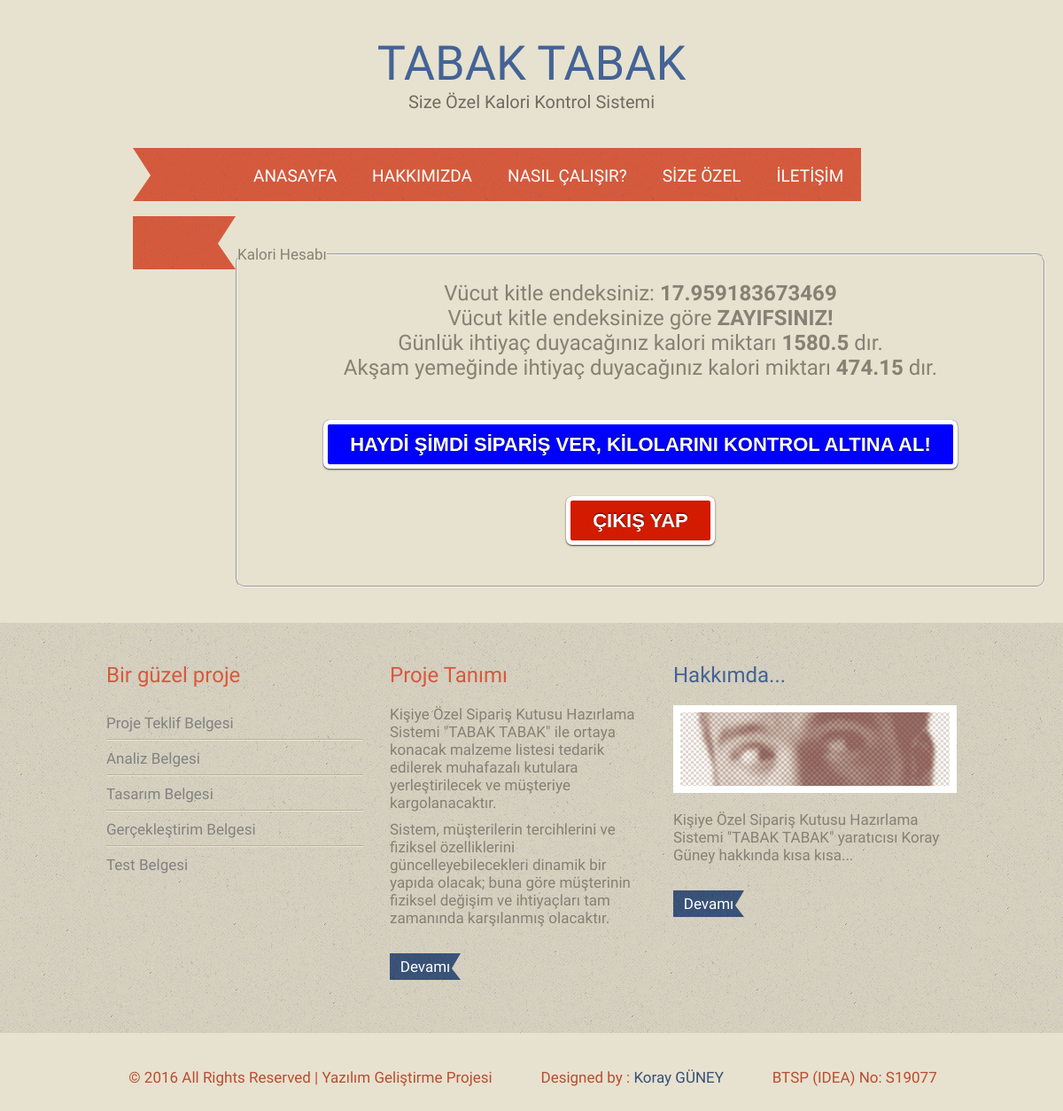
Page /fiziksel.php (signed in) on the committed database.
### tables this page shows
CREATE TABLE IF NOT EXISTS `uyeler` (
  `id` int(11) NOT NULL AUTO_INCREMENT,
  `adi_soyadi` varchar(55) NOT NULL,
  `kullanici_adi` varchar(55) NOT NULL,
  `parola` varchar(55) NOT NULL,
  `mail` varchar(55) NOT NULL,
  `telefon` int(20) NOT NULL,
  `adres` varchar(250) NOT NULL,
  `cinsiyet` varchar(10) NOT NULL,
  `yas` int(10) NOT NULL,
  `boy` int(10) NOT NULL,
  `kilo` int(10) NOT NULL,
  `aktivite` varchar(55) NOT NULL,
  `kalori` varchar(55) NOT NULL,
  PRIMARY KEY (`id`)
);

### fiziksel.php (the view, shortened to what this page needs)
<html>
<?php include("includes/header2.php"); ?>
<br><br>
<fieldset>
<legend>Kalori Hesabı</legend>
<br>
<?php
$kadi=$_COOKIE["musteri"];
$uyemiz = mysql_query ("select * from uyeler where kullanici_adi='$kadi' ");
$uyemiz2 = mysql_fetch_array($uyemiz);
$cins=$uyemiz2["cinsiyet"];
$kalori = $uyemiz2["kalori"];
$yas = $uyemiz2["yas"];
$boy = $uyemiz2["boy"];
$kilo = $uyemiz2["kilo"];
if ($cins=="kadin"){
	if ($kalori=="kilo_vermek"){
			$kaloriihtiyac= 655 + (9.6 *$kilo) + (1.8 * $boy) - (4.7 * $yas);
			$boykilo= ($kilo) / (($boy/100) * ($boy/100));
			$kaloriihtiyac2= $kaloriihtiyac * 0.3;
			echo "<p><center><font size='5'>Vücut kitle endeksiniz: <b>$boykilo</b> </font></center></p>";
			if ($boykilo<=19){
				echo "<p><center><font size='5'>Vücut kitle endeksinize göre <b>ZAYIFSINIZ!</b></font></center></p>";
			}elseif ($boykilo>19 && $boykilo<=24.9){
				echo "<p><center><font size='5'>Vücut kitle endeksinize göre <b>KİLONUZ NORMAL!</b></font></center></p>";
			}elseif ($boykilo>25){
				echo "<p><center><font size='5'>Vücut kitle endeksinize göre <b>FAZLA KİLOLUSUNUZ!</b></font></center></p>";
			}
			echo "<p><center><font size='5'>Günlük ihtiyaç duyacağınız kalori miktarı <b>$kaloriihtiyac</b> dır. </font></center></p>";
			echo "<p><center><font size='5'>Akşam yemeğinde ihtiyaç duyacağınız kalori miktarı <b>$kaloriihtiyac2</b> dır. </font></center></p>";
	}elseif ($kalori=="kilo_almak"){
			$kaloriihtiyac= 900 + (9.6 *$kilo) + (1.8 * $boy) - (4.7 * $yas);
			$boykilo= ($kilo) / (($boy/100) * ($boy/100));
			$kaloriihtiyac2= $kaloriihtiyac * 0.3;
			echo "<p><center><font size='5'>Vücut kitle endeksiniz: <b>$boykilo</b> </font></center></p>";
			if ($boykilo<=19){
				echo "<p><center><font size='5'>Vücut kitle endeksinize göre <b>ZAYIFSINIZ!</b></font></center></p>";
			}elseif ($boykilo>19 && $boykilo<=24.9){
				echo "<p><center><font size='5'>Vücut kitle endeksinize göre <b>KİLONUZ NORMAL!</b></font></center></p>";
			}elseif ($boykilo>25){
				echo "<p><center><font size='5'>Vücut kitle endeksinize göre <b>FAZLA KİLOLUSUNUZ!</b></font></center></p>";
			}
			echo "<p><center><font size='5'>Günlük ihtiyaç duyacağınız kalori miktarı <b>$kaloriihtiyac</b> dır. </font></center></p>";
			echo "<p><center><font size='5'>Akşam yemeğinde ihtiyaç duyacağınız kalori miktarı <b>$kaloriihtiyac2</b> dır. </font></center></p>";
	}elseif ($kalori=="kilo_korumak"){
			$kaloriihtiyac= 775 + (9.6 *$kilo) + (1.8 * $boy) - (4.7 * $yas);
			$boykilo= ($kilo) / (($boy/100) * ($boy/100));
			$kaloriihtiyac2= $kaloriihtiyac * 0.3;
			echo "<p><center><font size='5'>Vücut kitle endeksiniz: <b>$boykilo</b> </font></center></p>";
			if ($boykilo<=19){
				echo "<p><center><font size='5'>Vücut kitle endeksinize göre <b>ZAYIFSINIZ!</b></font></center></p>";
			}elseif ($boykilo>19 && $boykilo<=24.9){
				echo "<p><center><font size='5'>Vücut kitle endeksinize göre <b>KİLONUZ NORMAL!</b></font></center></p>";
			}elseif ($boykilo>25){
				echo "<p><center><font size='5'>Vücut kitle endeksinize göre <b>FAZLA KİLOLUSUNUZ!</b></font></center></p>";
			}
			echo "<p><center><font size='5'>Günlük ihtiyaç duyacağınız kalori miktarı <b>$kaloriihtiyac</b> dır. </font></center></p>";
			echo "<p><center><font size='5'>Akşam yemeğinde ihtiyaç duyacağınız kalori miktarı <b>$kaloriihtiyac2</b> dır. </font></center></p>";
	}elseif ($kalori=="kalori_alimi"){
			$kaloriihtiyac= 1250 + (9.6 *$kilo) + (1.8 * $boy) - (4.7 * $yas);
			$boykilo= ($kilo) / (($boy/100) * ($boy/100));
			$kaloriihtiyac2= $kaloriihtiyac * 0.3;
			echo "<p><center><font size='5'>Vücut kitle endeksiniz: <b>$boykilo</b> </font></center></p>";
			if ($boykilo<=19){
				echo "<p><center><font size='5'>Vücut kitle endeksinize göre <b>ZAYIFSINIZ!</b></font></center></p>";
			}elseif ($boykilo>19 && $boykilo<=24.9){
				echo "<p><center><font size='5'>Vücut kitle endeksinize göre <b>KİLONUZ NORMAL!</b></font></center></p>";
			}elseif ($boykilo>25){
				echo "<p><center><font size='5'>Vücut kitle endeksinize göre <b>FAZLA KİLOLUSUNUZ!</b></font></center></p>";
			}
			echo "<p><center><font size='5'>Günlük ihtiyaç duyacağınız kalori miktarı <b>$kaloriihtiyac</b> dır. </font></center></p>";
			echo "<p><center><font size='5'>Akşam yemeğinde ihtiyaç duyacağınız kalori miktarı <b>$kaloriihtiyac2</b> dır. </font></center></p>";
	}
}elseif ($cins=="erkek"){
			$kaloriihtiyac= 855 + (9.6 *$kilo) + (1.8 * $boy) - (4.7 * $yas);
			$boykilo= ($kilo) / (($boy/100) * ($boy/100));
			$kaloriihtiyac2= $kaloriihtiyac * 0.3;
			echo "<p><center><font size='5'>Vücut kitle endeksiniz: <b>$boykilo</b> </font></center></p>";
			if ($boykilo<=19){
				echo "<p><center><font size='5'>Vücut kitle endeksinize göre <b>ZAYIFSINIZ!</b></font></center></p>";
			}elseif ($boykilo>19 && $boykilo<=24.9){
				echo "<p><center><font size='5'>Vücut kitle endeksinize göre <b>KİLONUZ NORMAL!</b></font></center></p>";
			}elseif ($boykilo>25){
				echo "<p><center><font size='5'>Vücut kitle endeksinize göre <b>FAZLA KİLOLUSUNUZ!</b></font></center></p>";
			}
			echo "<p><center><font size='5'>Günlük ihtiyaç duyacağınız kalori miktarı <b>$kaloriihtiyac</b> dır. </font></center></p>";
			echo "<p><center><font size='5'>Akşam yemeğinde ihtiyaç duyacağınız kalori miktarı <b>$kaloriihtiyac2</b> dır. </font></center></p>";
	}
			echo '<br>';
			echo '<br>';
			echo '<br>';
			echo '<p><center><a href="yemeksec.php" class="buton"> HAYDİ ŞİMDİ SİPARİŞ VER, KİLOLARINI KONTROL ALTINA AL! </a></center></p>';
			echo '<br>';
			echo '<br>';
			echo '<br>';
			echo '<p><center><a href="cikis.php" class="buton2"> ÇIKIŞ YAP </a></center></p>';
			echo '<br>';
			echo '<br>';
			echo '<br>';
?>
</fieldset>
<?php include("includes/footer.php"); ?>

### css/styles.css (style rules this page uses)
* { padding:0; margin:0; }
body { font-family: 'Rokkitt', serif; font-size:17px; background:#e7e2cf; color:#858175; }
a { text-decoration:none; color:#385074; }

### fiziksel.php (style rules this page uses)
a.buton { background:#0000FF; background: linear-gradient(top, #d21b00, #8e0700); padding:10px 25px; text-decoration:none; color:#fff; font:bold 22px Arial, Helvetica, sans-serif; border-radius: 7px; text-shadow: 0 -1px 1px rgba(0, 0, 0, 0.75); border:5px solid #fff; box-shadow: 0 1px 2px rgba(0, 0, 0, 0.75); }
a.buton2 { background:#d21b00; background: linear-gradient(top, #d21b00, #8e0700); padding:10px 25px; text-decoration:none; color:#fff; font:bold 22px Arial, Helvetica, sans-serif; border-radius: 7px; text-shadow: 0 -1px 1px rgba(0, 0, 0, 0.75); border:5px solid #fff; box-shadow: 0 1px 2px rgba(0, 0, 0, 0.75); }
fieldset { border-radius: 10px; margin-right: 20px; margin-left: 20px; }

### rows in the picture
uyeler: boykilo "17.959183673469", kaloriihtiyac "1580.5", kaloriihtiyac2 "474.15"
